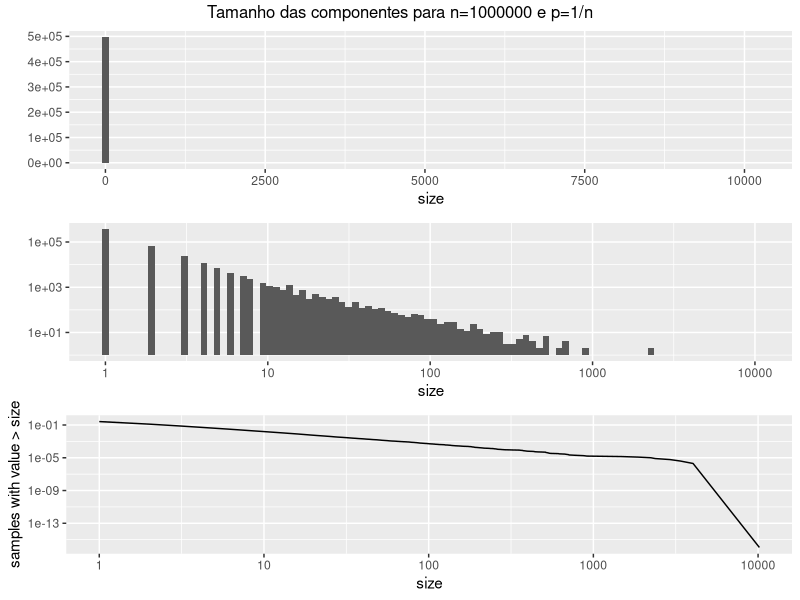

Generate this figure with R:
library(ggplot2)
library(igraph)
library(gridExtra)

n <- 1000000
g <- erdos.renyi.game(n, 1/n)
size <- components(g)$csize

values <- unique(size)
values <- values[order(values)]

freq <- as.numeric(as.matrix(table(size)))
freq <- freq / sum(freq)
samples.greater <- 1 - cumsum(freq)

df <- data.frame(values, samples.greater)

p <- qplot(size, geom="histogram", bins=100)
q <- qplot(size, geom="histogram", bins=100) +
    scale_x_continuous(trans='log10') +
    scale_y_continuous(trans='log10')
r <- ggplot(df, aes(values, samples.greater)) +
    geom_line() +
    scale_x_continuous(trans='log10') +
    scale_y_continuous(trans='log10') +
    labs(x="size", y="samples with value > size")

pdf("plots/critical_random_graph_4.pdf")
grid.arrange(p, q, r,
    top="Tamanho das componentes para n=1000000 e p=1/n")
dev.off()